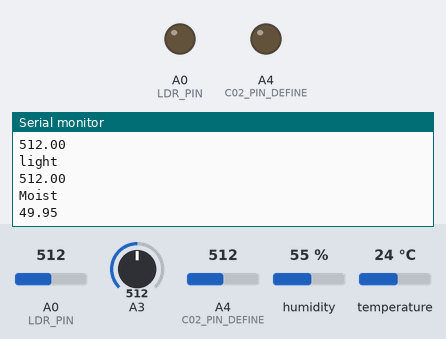
A sketch run on a simulated Arduino MKR. On the bench: output pins drawn as LEDs (lit = HIGH), the last lines printed to the serial monitor. Inputs (shaded band) come from the test bench; at power-on: humidity 55 %, A0 (LDR_PIN) = 512, A4 (C02_PIN_DEFINE) = 512, A3 = 512, temperature 24 °C. WiFi joins after 1.5 s; servers stay silent unless stated; uploads are accepted with an empty reply.

Above: at 2.7 s.
2.8 s: humidity set to 88 %
13.7 s: A0 (LDR_PIN) set to 70
At 19.0 s:
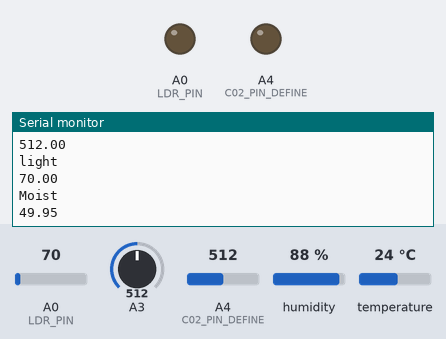
24.6 s: A4 (C02_PIN_DEFINE) set to 70
35.5 s: A3 set to 992
At 40.2 s:
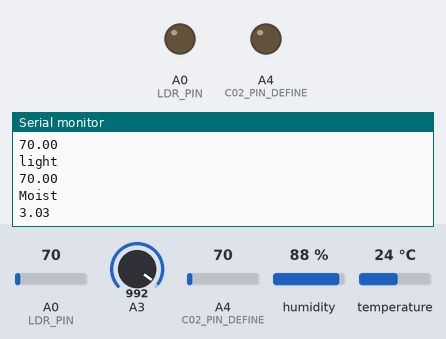
46.4 s: temperature set to 4 °C
57.3 s: A0 (LDR_PIN) set to 5
At 62.5 s:
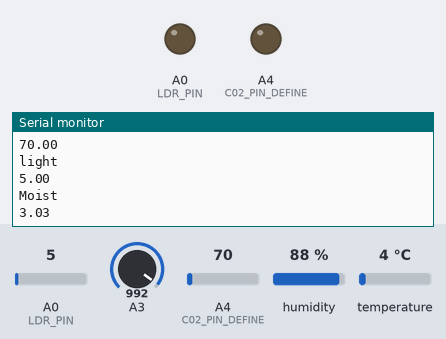
Timing chart, 0 to 64.0 s (numbered marks = the images above; inputs shaded):
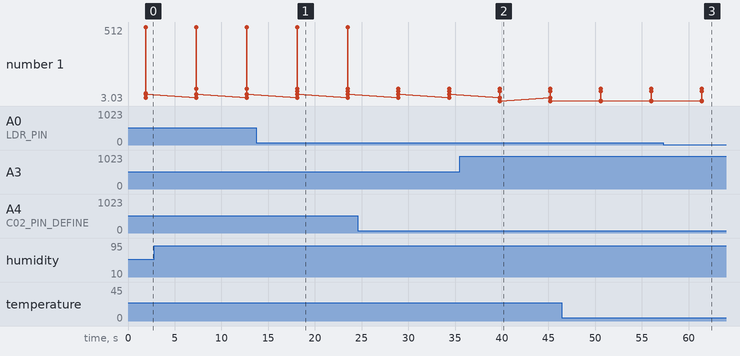

Measured:
- after the input at 13.7 s, the serial monitor: prints a new line after 4.4 s (image 1)
- after the input at 35.5 s, the serial monitor: prints a new line after 4.3 s (image 2)
- after the input at 57.3 s, the serial monitor: prints a new line after 4.1 s (image 3)
- plotted number 1: 49.95 → 3.03 after the input at 35.5 s

The sketch:

Echotechmainwithdht22mq135ldrsoilmoisture.ino
```cpp
//HERE IS THE DATA TRANSFER USING THE THREE LIBRARIES
#include <WiFiNINA.h>
#include <ArduinoHttpClient.h>
#include <DHT.h>
//ADD HERE YOUR IFIF PASSWORD AND NAME
char ssid[] = "Moulik";
char pass[] = "12345678";

//CREDENTIALS OF THE FIREBASE ADD THE REALTIME DATABAE LINK AND BELOW IS THE API KEY OF THE FIREBASE
char firebaseHost[] = "echo-tech-default-rtdb.asia-southeast1.firebasedatabase.app";
String apiKey = "AIzaSyD9X96aRDLGD_52bcds9pcNC5ybzGtzfys";

//FIREBASE AND WIFI OBJECT
WiFiSSLClient wifiClient;
HttpClient client = HttpClient(wifiClient, firebaseHost,443);

//DHT SENSORS REDETIALS
#define DHTPIN 2 //MENTIONING TO WHICH PIN IT IS CONNECTED
#define DHTTYPE DHT22  //TYPE OF DHT22 WE ARE USING
//PASSING ALL THE PARAMETERS
DHT dht(DHTPIN, DHTTYPE);

//CREATING THE FUNCTION WHICH SENDS THE DATA TO THE FIREBASE
void sendDataToFirebase(float temperature, float humidity, float CO2, float light, float moisture_percentage)
{
  String message = String_message_of_temp(temperature);
  String message_humi = String_message_of_humidity(humidity);

  if (client.connect(firebaseHost,443)) { // Use client.connect() with host and port
    // Construct the Firebase URL with the path where you want to store data
    String firebasePath = "/sensorData.json"; // Replace with your desired path
    String url = "/" + firebasePath + "?auth=" + apiKey;

    // Send the data to Firebase using HTTP PUT or POST
String dataToSend = "{\"temperature\": \"" + String(temperature, 2) + "\", \"humidity\": \"" + String(humidity, 2) + "\", \"CO2\": \"" + String(CO2, 2) + "\", \"light\": \"" + String(light, 2) + "\", \"Moisture\": \"" + String(moisture_percentage, 2) + "\", \"tempmessage\": \"" + String(message) +"\", \"humimessage\": \"" + String(message_humi) +"\"}";
    client.put(url, "application/json", dataToSend);

    // Check for the server's response
    int statusCode = client.responseStatusCode();
    String response = client.responseBody();

    Serial.print("HTTP Status Code: ");
    Serial.println(statusCode);
    Serial.print("Server Response: ");
    Serial.println(response);
    Serial.println(dataToSend);
    client.stop();
  } else {
    Serial.println("DATA NOT SENT");
  }
}


//temp message generator ------
String String_message_of_temp(float temp) {
  String message;
  if(temp <= 5)
  {
    message = "not suitabel For Both hot and cold plants";
  }
  if (temp >5|| temp <10)
  {
    message = "Cold: Ideal for cold-loving plants";
  }
  if(temp = 10|| temp <15)
  {
     message = " Moderately Cool: Suitable for cold-loving plants but Suitable for some  hot plants";
  }
  if(temp =15 || temp < 24)
  {
     message = "Moderate: Suitable for Both hot and cold most common plants";
  }
  if(temp = 24|| temp <32 )
  {
    message = "Warm: Ideal for many tropical plants. ";
  }
  if(temp = 32)
  {
    message = "Too Hot: Some plants may suffer from heat stress. ";
  }
  return message;
}
//humidity messgae generator------
String String_message_of_humidity(float humidity)
{
  String message;
  if(humidity <40)
  {
    message = "Suitabel for plants like :Desert Plants, Succulents  ";
  }
  if(humidity >=40 || humidity <=60 )
  {
     message = "suitable for Most Common Greenhouse Plants  ";
  }
  if(humidity >=60 || humidity <=80 )
  {
     message = "Suitabel for plants like :Tropical Plants, Orchids, Ferns     ";
  }
  if(humidity > 80)
  {
    message = " Suitable for Humidity-Loving Plants and Air Plants ";
  }
  return message;
}


//DECLEARING ALL THE PIN OF TH OTHER SESORS
void setup() {
  pinMode(A1,OUTPUT);//soil moisture sensor
  pinMode(A0,OUTPUT);//LDR PIN
  pinMode(A4,OUTPUT);//C02 PIN DEFINE
  Serial.begin(9600);
  while (!Serial);
  // Connect to Wi-Fi
  WiFi.begin(ssid, pass);
  while (WiFi.status() != WL_CONNECTED) {
    delay(1000);
    Serial.println("Connecting to WiFi...");
  }
  Serial.println("Connected to Wi-Fi");
  // Initialize DHT sensor
  dht.begin();
}

//HERE IS THE LOOP WHICH CONTINUE TO ITERATE
void loop() {
  // Read temperature and humidity from DHT22 sensor
  float temperature = dht.readTemperature();
  float humidity = dht.readHumidity();
  float CO2= analogRead(A4);
  float light = analogRead(A0);
  //calculating the analog value
  float sensor_analog = analogRead(A3);//SOIL MOISTURE PIN DECLARTION
  //now converting  the bit value range from 0 to 1023 to percent
  float moisture_percentage = ( 100 - ( (sensor_analog/1023.00) * 100 ) );
  // Send temperature and humidity data to Firebase
  sendDataToFirebase(temperature, humidity,CO2,light,moisture_percentage);
  //PRINTNG THE VALUES TO CHECK WEATHER TEH DATA IS PRINTED BY THE SENSOR AND ALSO CONNECTIVITY
  Serial.println(temperature);
  Serial.println(humidity);
  Serial.println(CO2);
  Serial.println("light");
  Serial.println(light);
  Serial.println("Moist");
  Serial.println(moisture_percentage);

  delay(5000); //SENDING THE DATA IN EVERY 5 SECONDS YOU CAN ALSO ADJUUST IT TO YOUR NEEDS
}
```
